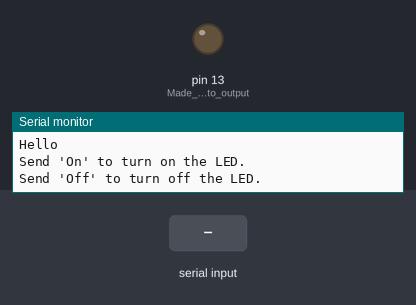
Simulated run of this sketch. Board: Arduino Uno, built with avr-gcc and run on an emulated ATmega328P. On the bench: output pins drawn as LEDs (lit = HIGH), the last lines printed to the serial monitor. The inputs (shaded band) are chosen by the test bench.

Above: at 1.2 s.
1.3 s: "On" received over Serial
At 2.5 s:
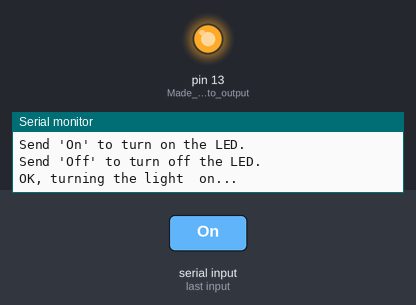
2.8 s: "Off" received over Serial
At 3.9 s:
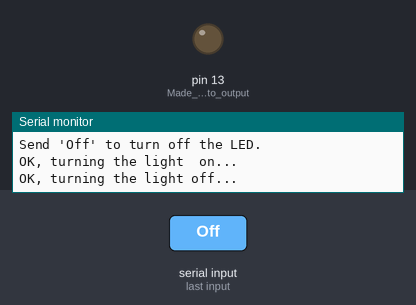
Timing chart, 0 to 5.8 s (numbered marks = the images above; inputs shaded):
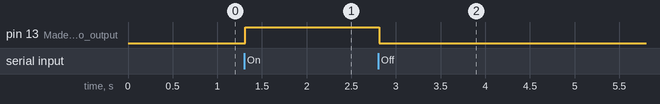

Measured:
- after the input at 1.3 s, pin 13 (Made_pin_13_to_output): LOW → HIGH at once
- after the input at 2.8 s, pin 13 (Made_pin_13_to_output): HIGH → LOW at once

The sketch:

serialBlink.ino
```cpp
void setup() {
  // put your setup code here, to run once:
  Serial.begin(9600); // Sets baud rate to 9600
  Serial.setTimeout(10); // Make arduino check serial buffer every 10 milliseconds
  Serial.println("Hello"); // Made Arduino say Hello when it boots up
  Serial.println("Send 'On' to turn on the LED."); // Sending the user instructions to turn the light on
  Serial.println("Send 'Off' to turn off the LED."); // Sending the user instructions to turn the light off
  pinMode(13, OUTPUT); // Made pin 13 to output
}

void loop() {
  // put your main code here, to run repeatedly:
  if (Serial.available() > 0) { // Checks to see if anything is in the serial buffer
    String command; // Creates a variable "command"
    command = Serial.readString(); // Sets value of command to serial buffer
    if (command == "On") { // If command variable is on the next lines are true
      Serial.println("OK, turning the light  on..."); // Tells serial buffer to say " " when it turns the light on
      digitalWrite(13, HIGH); // Makes the light turn on
    }
    else if (command == "Off") { // If command variable is off the next lines are true
      Serial.println("OK, turning the light off..."); // Tells serial buffer to say " " when it turns the light off
      digitalWrite(13, LOW); // makes the light turn off
    }
  }
}
```
